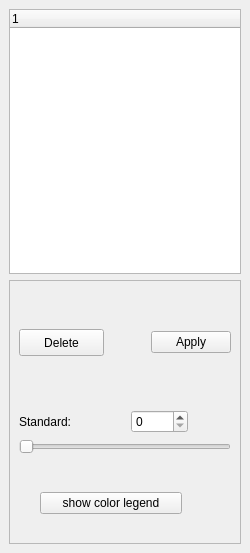
<?xml version="1.0" encoding="UTF-8"?>
<ui version="4.0">
 <class>MainPanel</class>
 <widget class="QDockWidget" name="MainPanel">
  <property name="geometry">
   <rect>
    <x>0</x>
    <y>0</y>
    <width>250</width>
    <height>553</height>
   </rect>
  </property>
  <property name="floating">
   <bool>false</bool>
  </property>
  <property name="features">
   <set>QDockWidget::NoDockWidgetFeatures</set>
  </property>
  <property name="allowedAreas">
   <set>Qt::LeftDockWidgetArea|Qt::RightDockWidgetArea</set>
  </property>
  <property name="windowTitle">
   <string>contral panel</string>
  </property>
  <widget class="QWidget" name="dockWidgetContents">
   <layout class="QVBoxLayout" name="verticalLayout">
    <item>
     <widget class="QTreeWidget" name="tree_widget">
      <column>
       <property name="text">
        <string notr="true">1</string>
       </property>
      </column>
     </widget>
    </item>
    <item>
     <widget class="QScrollArea" name="scrollArea">
      <property name="widgetResizable">
       <bool>true</bool>
      </property>
      <widget class="QWidget" name="scrollAreaWidgetContents">
       <property name="geometry">
        <rect>
         <x>0</x>
         <y>0</y>
         <width>230</width>
         <height>250</height>
        </rect>
       </property>
       <widget class="QWidget" name="layoutWidget">
        <property name="geometry">
         <rect>
          <x>9</x>
          <y>0</y>
          <width>212</width>
          <height>173</height>
         </rect>
        </property>
        <layout class="QGridLayout" name="gridLayout">
         <item row="0" column="0">
          <spacer name="verticalSpacer_2">
           <property name="orientation">
            <enum>Qt::Vertical</enum>
           </property>
           <property name="sizeHint" stdset="0">
            <size>
             <width>20</width>
             <height>18</height>
            </size>
           </property>
          </spacer>
         </item>
         <item row="0" column="5">
          <spacer name="verticalSpacer_3">
           <property name="orientation">
            <enum>Qt::Vertical</enum>
           </property>
           <property name="sizeHint" stdset="0">
            <size>
             <width>20</width>
             <height>18</height>
            </size>
           </property>
          </spacer>
         </item>
         <item row="1" column="0" colspan="2">
          <widget class="QPushButton" name="delete_btn_action">
           <property name="minimumSize">
            <size>
             <width>85</width>
             <height>27</height>
            </size>
           </property>
           <property name="maximumSize">
            <size>
             <width>85</width>
             <height>16777215</height>
            </size>
           </property>
           <property name="text">
            <string>Delete</string>
           </property>
          </widget>
         </item>
         <item row="1" column="2" colspan="2">
          <spacer name="horizontalSpacer">
           <property name="orientation">
            <enum>Qt::Horizontal</enum>
           </property>
           <property name="sizeHint" stdset="0">
            <size>
             <width>28</width>
             <height>20</height>
            </size>
           </property>
          </spacer>
         </item>
         <item row="1" column="4" colspan="2">
          <widget class="QPushButton" name="apply_btn">
           <property name="text">
            <string>Apply</string>
           </property>
          </widget>
         </item>
         <item row="2" column="0">
          <spacer name="verticalSpacer">
           <property name="orientation">
            <enum>Qt::Vertical</enum>
           </property>
           <property name="sizeHint" stdset="0">
            <size>
             <width>20</width>
             <height>48</height>
            </size>
           </property>
          </spacer>
         </item>
         <item row="2" column="5">
          <spacer name="verticalSpacer_4">
           <property name="orientation">
            <enum>Qt::Vertical</enum>
           </property>
           <property name="sizeHint" stdset="0">
            <size>
             <width>20</width>
             <height>48</height>
            </size>
           </property>
          </spacer>
         </item>
         <item row="3" column="0">
          <widget class="QLabel" name="label">
           <property name="text">
            <string>Standard:</string>
           </property>
          </widget>
         </item>
         <item row="3" column="1" colspan="2">
          <spacer name="horizontalSpacer_2">
           <property name="orientation">
            <enum>Qt::Horizontal</enum>
           </property>
           <property name="sizeHint" stdset="0">
            <size>
             <width>28</width>
             <height>20</height>
            </size>
           </property>
          </spacer>
         </item>
         <item row="3" column="3" colspan="2">
          <widget class="QSpinBox" name="std_spin_box"/>
         </item>
         <item row="4" column="0" colspan="6">
          <widget class="QSlider" name="std_slider">
           <property name="orientation">
            <enum>Qt::Horizontal</enum>
           </property>
          </widget>
         </item>
        </layout>
       </widget>
       <widget class="QWidget" name="">
        <property name="geometry">
         <rect>
          <x>30</x>
          <y>170</y>
          <width>142</width>
          <height>63</height>
         </rect>
        </property>
        <layout class="QGridLayout" name="gridLayout_2">
         <item row="0" column="0">
          <spacer name="verticalSpacer_5">
           <property name="orientation">
            <enum>Qt::Vertical</enum>
           </property>
           <property name="sizeHint" stdset="0">
            <size>
             <width>20</width>
             <height>28</height>
            </size>
           </property>
          </spacer>
         </item>
         <item row="1" column="0">
          <widget class="QPushButton" name="color_legend_btn">
           <property name="text">
            <string>show color legend</string>
           </property>
          </widget>
         </item>
        </layout>
       </widget>
      </widget>
     </widget>
    </item>
   </layout>
  </widget>
 </widget>
 <resources/>
 <connections>
  <connection>
   <sender>std_spin_box</sender>
   <signal>valueChanged(int)</signal>
   <receiver>std_slider</receiver>
   <slot>setValue(int)</slot>
   <hints>
    <hint type="sourcelabel">
     <x>165</x>
     <y>425</y>
    </hint>
    <hint type="destinationlabel">
     <x>159</x>
     <y>475</y>
    </hint>
   </hints>
  </connection>
 </connections>
 <slots>
  <slot>pbLoadImageClicked()</slot>
  <slot>pbGetVesselnessClicked()</slot>
  <slot>cbLiverMaskToggled(bool)</slot>
  <slot>cbVolumeVisibilityToggled(bool)</slot>
  <slot>pbLoadLiverMaskImageClicked()</slot>
  <slot>hsIntensityLevelChanged()</slot>
  <slot>hsIntensityWindowChanged()</slot>
 </slots>
</ui>
